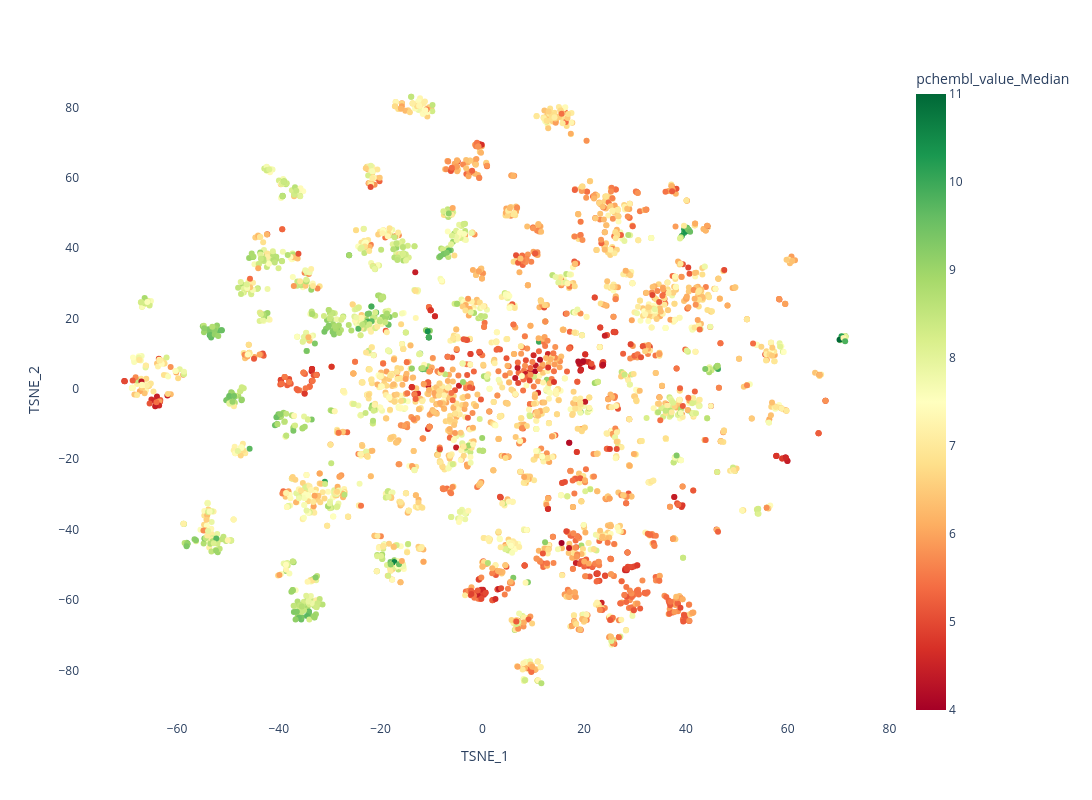

The cell this chart's notebook holds for it:
### Code cell
# plot the map of chemical space
plt = Plot(TSNE())
plt.plot(
    dataset,
    color_by="pchembl_value_Median",
    interactive=False,
    color_continuous_scale="rdylgn"
)

### Figure 1 — Plotly figure (JSON) as saved in the notebook; plotly's stock layout.template omitted (floating-point values rounded to 4 significant figures; data arrays with more than 128 entries replaced by an {"elided": "..."} marker saying what was removed)
{"data": [{"hovertemplate": "TSNE_1=%{x}<br>TSNE_2=%{y}<br>pchembl_value_Median=%{marker.color}<extra></extra>", "legendgroup": "", "marker": {"color": {"elided": "4082 float values"}, "coloraxis": "coloraxis", "symbol": "circle"}, "mode": "markers", "name": "", "orientation": "v", "showlegend": false, "type": "scatter", "x": {"elided": "4082 float values"}, "xaxis": "x", "y": {"elided": "4082 float values"}, "yaxis": "y"}], "layout": {"coloraxis": {"colorbar": {"title": {"text": "pchembl_value_Median"}}, "colorscale": [[0, "rgb(165,0,38)"], [0.1, "rgb(215,48,39)"], [0.2, "rgb(244,109,67)"], [0.3, "rgb(253,174,97)"], [0.4, "rgb(254,224,139)"], [0.5, "rgb(255,255,191)"], [0.6, "rgb(217,239,139)"], [0.7, "rgb(166,217,106)"], [0.8, "rgb(102,189,99)"], [0.9, "rgb(26,152,80)"], [1, "rgb(0,104,55)"]]}, "height": 800, "legend": {"tracegroupgap": 0}, "margin": {"t": 60}, "plot_bgcolor": "White", "width": 1600, "xaxis": {"anchor": "y", "domain": [0, 1], "title": {"text": "TSNE_1"}}, "yaxis": {"anchor": "x", "domain": [0, 1], "title": {"text": "TSNE_2"}}}}
